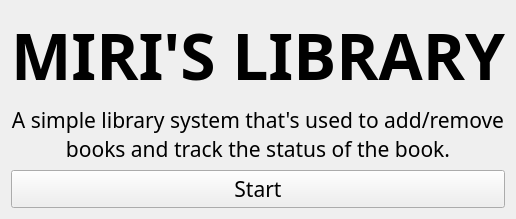
      <widget class="QWidget" name="landingPage">
       <layout class="QHBoxLayout" name="horizontalLayout">
        <item>
         <widget class="QFrame" name="landingMainFrame">
          <property name="sizePolicy">
           <sizepolicy hsizetype="Fixed" vsizetype="Fixed">
            <horstretch>0</horstretch>
            <verstretch>0</verstretch>
           </sizepolicy>
          </property>
          <property name="frameShape">
           <enum>QFrame::NoFrame</enum>
          </property>
          <property name="frameShadow">
           <enum>QFrame::Plain</enum>
          </property>
          <layout class="QVBoxLayout" name="verticalLayout_2">
           <property name="spacing">
            <number>6</number>
           </property>
           <property name="leftMargin">
            <number>0</number>
           </property>
           <property name="topMargin">
            <number>0</number>
           </property>
           <property name="rightMargin">
            <number>0</number>
           </property>
           <property name="bottomMargin">
            <number>0</number>
           </property>
           <item>
            <widget class="QLabel" name="landing_HeadingLbl">
             <property name="sizePolicy">
              <sizepolicy hsizetype="Preferred" vsizetype="Preferred">
               <horstretch>0</horstretch>
               <verstretch>0</verstretch>
              </sizepolicy>
             </property>
             <property name="font">
              <font>
               <family>Montserrat Black</family>
               <pointsize>48</pointsize>
               <weight>75</weight>
               <bold>true</bold>
              </font>
             </property>
             <property name="text">
              <string>MIRI'S LIBRARY</string>
             </property>
             <property name="alignment">
              <set>Qt::AlignCenter</set>
             </property>
            </widget>
           </item>
           <item>
            <widget class="QLabel" name="landing_DescLbl">
             <property name="sizePolicy">
              <sizepolicy hsizetype="Preferred" vsizetype="Preferred">
               <horstretch>0</horstretch>
               <verstretch>0</verstretch>
              </sizepolicy>
             </property>
             <property name="font">
              <font>
               <family>Montserrat</family>
               <pointsize>16</pointsize>
              </font>
             </property>
             <property name="text">
              <string>A simple library system that's used to add/remove books and track the status of the book.</string>
             </property>
             <property name="alignment">
              <set>Qt::AlignCenter</set>
             </property>
             <property name="wordWrap">
              <bool>true</bool>
             </property>
            </widget>
           </item>
           <item>
            <widget class="QPushButton" name="landing_Btn">
             <property name="font">
              <font>
               <family>Montserrat</family>
               <pointsize>16</pointsize>
               <weight>50</weight>
               <bold>false</bold>
               <stylestrategy>PreferDefault</stylestrategy>
              </font>
             </property>
             <property name="cursor">
              <cursorShape>PointingHandCursor</cursorShape>
             </property>
             <property name="text">
              <string>Start</string>
             </property>
             <property name="flat">
              <bool>false</bool>
             </property>
            </widget>
           </item>
          </layout>
         </widget>
        </item>
       </layout>
      </widget>
